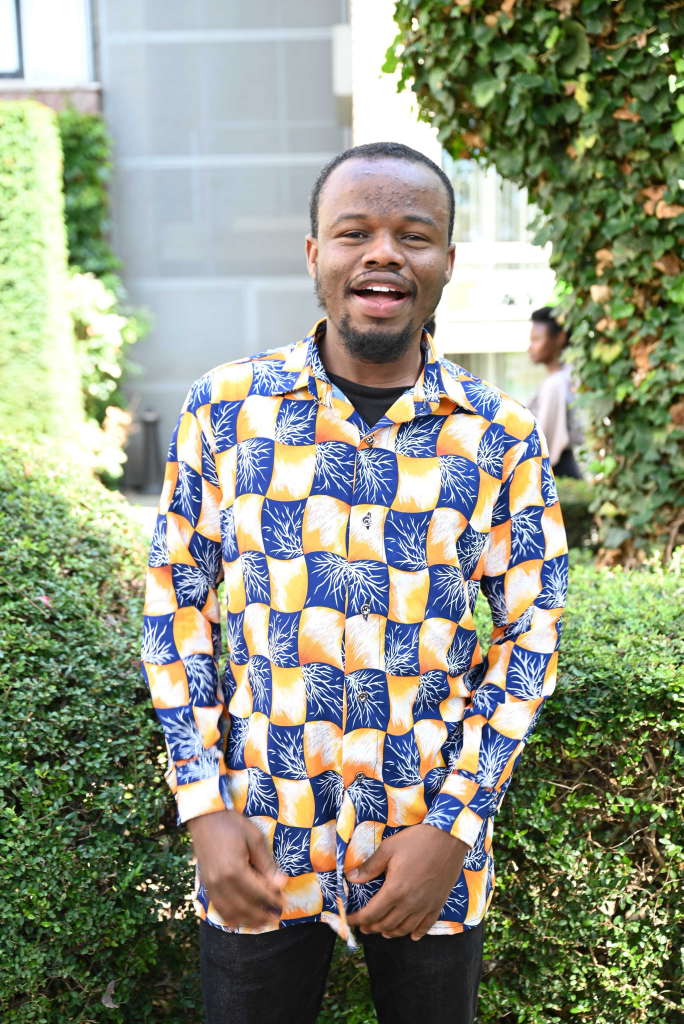
#> input picture me.jpg, 3417 x 5120 px, found by its file name (shown at 1/5 size)
$ python rotation.py
#> lines starting #> are read from the running program, lines starting #| are printed output that depends on the picture
import cv2 as cv
import numpy as np
import matplotlib.pyplot as plt


def rotation():
    Resize = cv.imread("C:/Users/Administrator/Documents/vs_code/computer_vision/opencv_intro/opencv_intro/opencv_intro/me.jpg")
#> Resize is the input picture: shape (5120, 3417, 3); mean B, G, R 129.9, 148.7, 142.4
    img = cv.resize(Resize,(342,512))
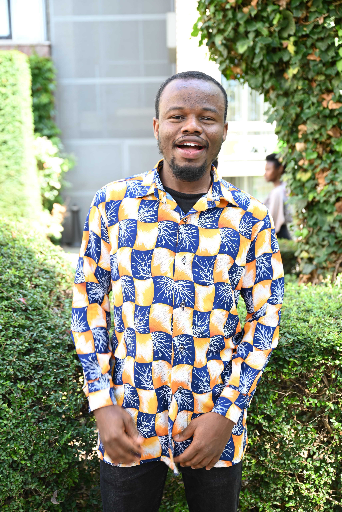
#> img: shape (512, 342, 3); mean B, G, R 129.9, 148.7, 142.4
    width,height,_ = img.shape
#> width = 512; height = 342
    T = cv.getRotationMatrix2D((width/2,height/2), 180, 1)
    imgTrans = cv.warpAffine(img,T,(width,height))
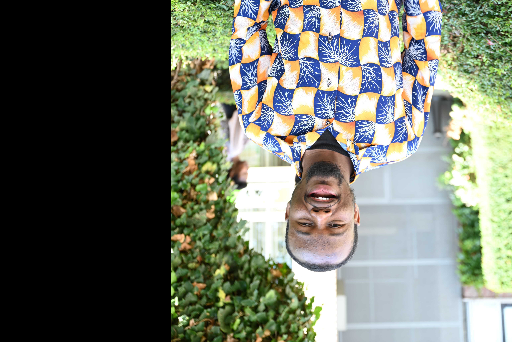
#> imgTrans: shape (342, 512, 3); mean B, G, R 102.6, 114.5, 109.4
    cv.imshow('imgTrans', imgTrans)
    cv.waitKey(0)

if __name__=='__main__':
    rotation()

$ run again, with 530610929_1078384944408029_1369117244780605595_n (1).jpg copied over me.jpg
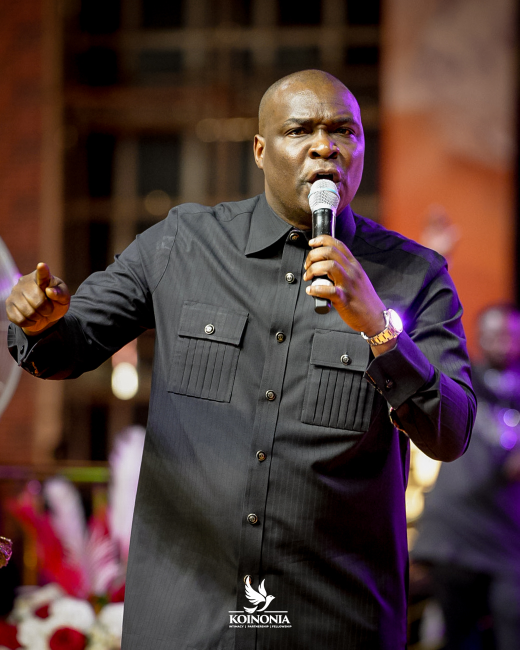
#> input picture 530610929_1078384944408029_1369117244780605595_n (1).jpg, 1039 x 1299 px, found by its file name (shown at 1/2 size)
#> in rotation, Resize is the input picture: shape (1299, 1039, 3); mean B, G, R 54.5, 57.6, 80.5
#> in rotation, `img = cv.resize(Resize,(342,512))`:
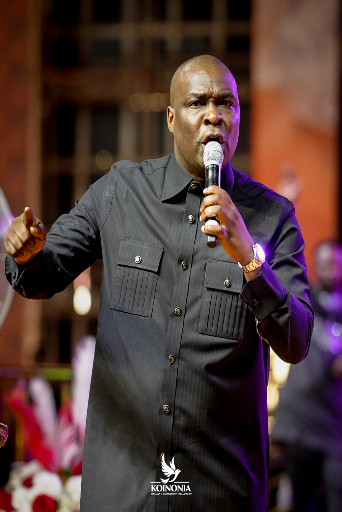
#> img: shape (512, 342, 3); mean B, G, R 54.3, 57.5, 80.4
#> in rotation, `imgTrans = cv.warpAffine(img,T,(width,height))`:
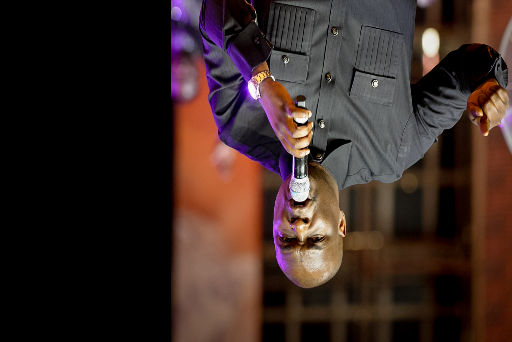
#> imgTrans: shape (342, 512, 3); mean B, G, R 36, 40.5, 57.6

$ run again, with 536283686_1087082003538323_3867098083816194939_n.jpg copied over me.jpg
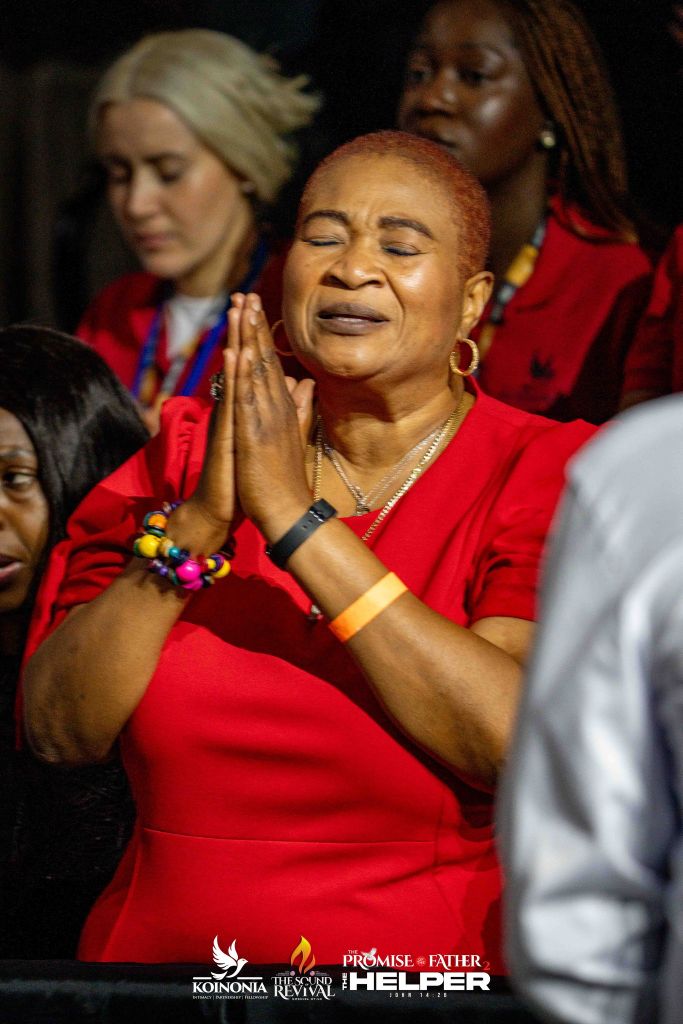
#> input picture 536283686_1087082003538323_3867098083816194939_n.jpg, 1365 x 2048 px, found by its file name (shown at 1/2 size)
#> in rotation, Resize is the input picture: shape (2048, 1365, 3); mean B, G, R 44.1, 52.4, 110.5
#> in rotation, `img = cv.resize(Resize,(342,512))`:
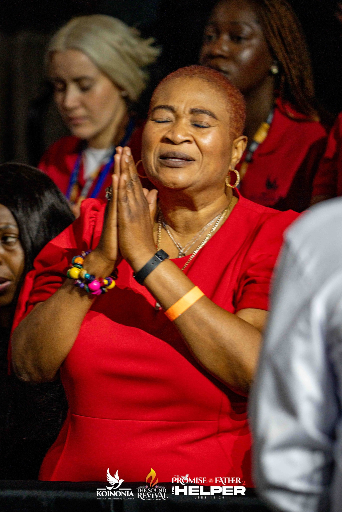
#> img: shape (512, 342, 3); mean B, G, R 44, 52.3, 110.4
#> in rotation, `imgTrans = cv.warpAffine(img,T,(width,height))`:
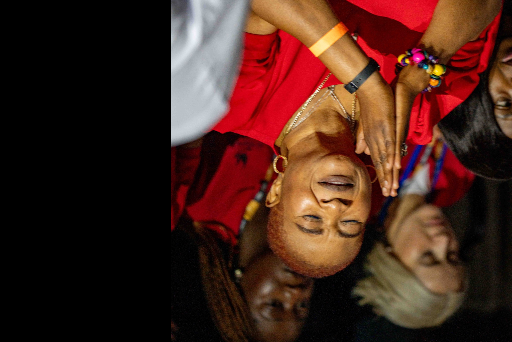
#> imgTrans: shape (342, 512, 3); mean B, G, R 27.5, 37, 70.7
